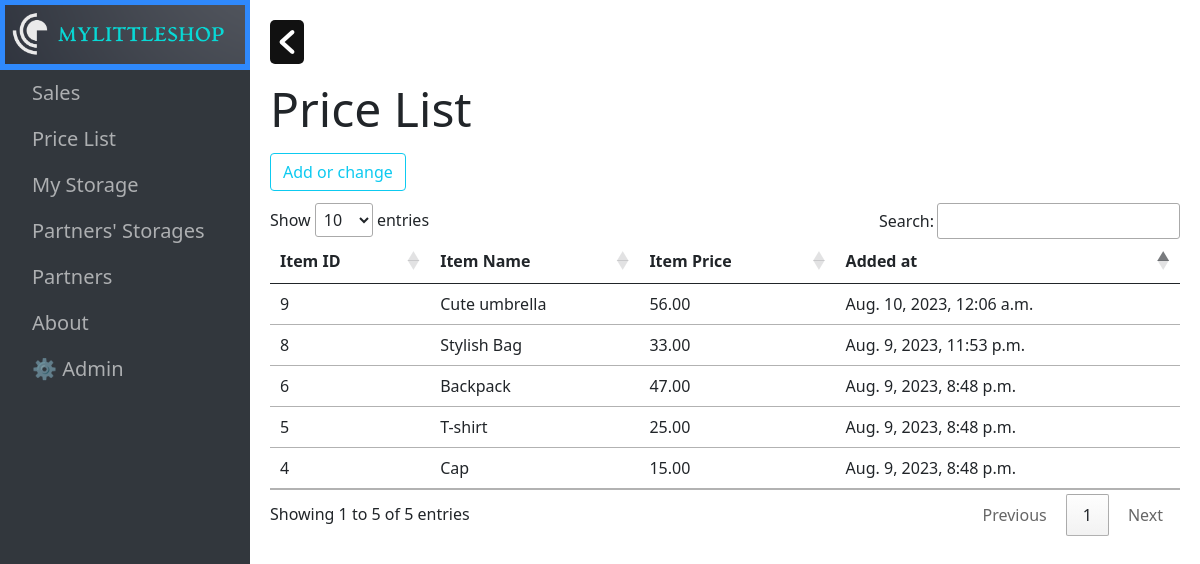
/pricelist/, run on the app's committed database.
### clothing/models.py (models this page shows, shortened)
class PriceList(models.Model):
    class Meta:
        verbose_name = 'Price List'
        verbose_name_plural = 'Price List'
    item_name = models.CharField(max_length=100)
    price = models.DecimalField(max_digits=10, decimal_places=2)
    added_at = models.DateTimeField(default=datetime.now())

### clothing/views.py (the view)
# urls.py: path('pricelist/', PricelistListView.as_view(), name='pricelist'),
class PricelistListView(ListView):
    template_name = 'clothing/pricelist.html'
    model = PriceList
    def get_queryset(self):
        return self.model.objects.all().order_by('-pk')

### clothing/templates/clothing/pricelist.html (shortened to what this page needs)
{% extends 'clothing/base.html' %}
{% block content %}
<h5 class="display-5">Price List
    <br>
    <a class="btn btn-outline-info" href="/admin/clothing/pricelist/" role="button">Add or change</a>
</h5>
<table class="table table-hover">
    <thead>
        <tr>
            <th scope="col">Item ID</th>
            <th scope="col">Item Name</th>
            <th scope="col">Item Price</th>
            <th scope="col">Added at</th>
        </tr>
    </thead>
    <tbody>
        {% for item in object_list %}
        <tr>
            <td>{{ item.pk }}</td>
            <td>{{ item.item_name }}</td>
            <td>{{ item.price }}</td>
            <td>{{ item.added_at }}</td>
        </tr>
        {% endfor %}
    </tbody>
</table>
{% endblock %}

### data on the page
PriceList: pk "9", item_name "Cute umbrella", price "56.00", added_at "Aug. 10, 2023, 12:06 a.m."
PriceList: pk "8", item_name "Stylish Bag", price "33.00", added_at "Aug. 9, 2023, 11:53 p.m."
PriceList: pk "6", item_name "Backpack", price "47.00", added_at "Aug. 9, 2023, 8:48 p.m."
PriceList: pk "5", item_name "T-shirt", price "25.00", added_at "Aug. 9, 2023, 8:48 p.m."
PriceList: pk "4", item_name "Cap", price "15.00", added_at "Aug. 9, 2023, 8:48 p.m."
